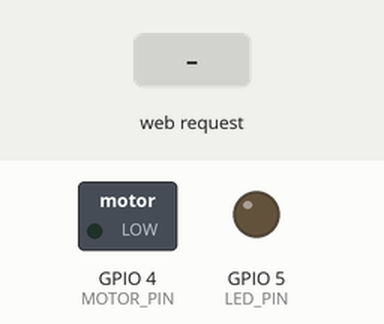
This sketch was run on a simulated ESP32. Parts: switched loads named in the sketch (green lamp = pin HIGH), output pins drawn as LEDs (lit = HIGH). The test bench sets the inputs (shaded band). WiFi joins after 1.5 s; servers stay silent unless stated; what the sketch prints to the serial monitor is not drawn.

Above: at 2.7 s.
2.8 s: HTTP request GET /led/on received
At 3.1 s:
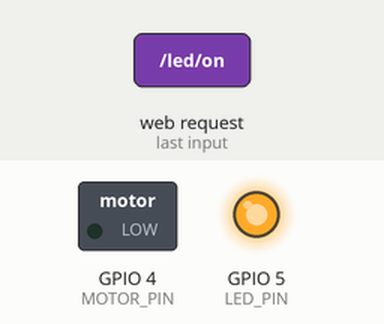
4.3 s: HTTP request GET /motor/on received
At 5.4 s:
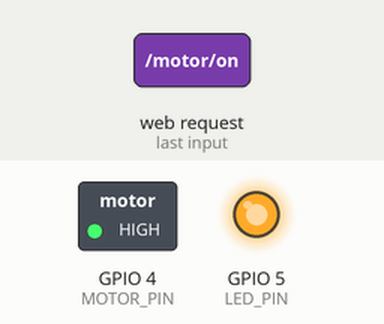
5.8 s: HTTP request GET /led/off received
At 6.6 s:
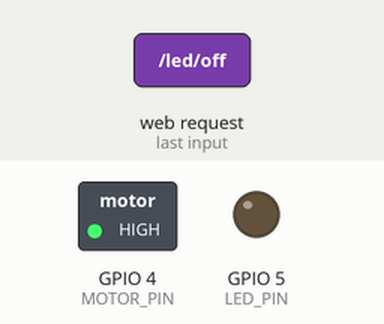
7.3 s: HTTP request GET /motor/off received
At 7.7 s:
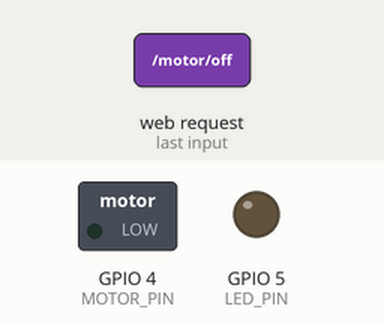
Timing chart, 0 to 9.8 s (numbered marks = the images above; inputs shaded):
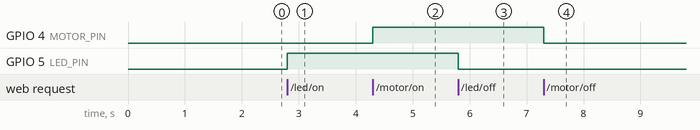

Measured:
- after the input at 2.8 s, GPIO 5 (LED_PIN): LOW → HIGH at once
- after the input at 4.3 s, GPIO 4 (MOTOR_PIN): LOW → HIGH at once
- after the input at 5.8 s, GPIO 5 (LED_PIN): HIGH → LOW at once
- after the input at 7.3 s, GPIO 4 (MOTOR_PIN): HIGH → LOW at once

The sketch:

ollama_wifi_web_server_comm_esp32.ino
```cpp
#include <WiFi.h>
#include <WebServer.h>

const char* ssid = "Galaxy S24 Ultra 0997";
const char* password = "Lukas@92";   // change it — the old one is public now

WebServer server(80);

#define LED_PIN 5
#define MOTOR_PIN 4

void ledOn()    { digitalWrite(LED_PIN, HIGH);   server.send(200, "text/plain", "LED ON"); }
void ledOff()   { digitalWrite(LED_PIN, LOW);    server.send(200, "text/plain", "LED OFF"); }
void motorOn()  { digitalWrite(MOTOR_PIN, HIGH); server.send(200, "text/plain", "MOTOR ON"); }
void motorOff() { digitalWrite(MOTOR_PIN, LOW);  server.send(200, "text/plain", "MOTOR OFF"); }
void notFound() { server.send(404, "text/plain", "Unknown route"); }

void connectWiFi() {
  WiFi.begin(ssid, password);
  Serial.print("Connecting");
  while (WiFi.status() != WL_CONNECTED) { delay(500); Serial.print("."); }
  Serial.print("\nIP: ");
  Serial.println(WiFi.localIP());
}

void setup() {
  Serial.begin(115200);
  pinMode(LED_PIN, OUTPUT);
  pinMode(MOTOR_PIN, OUTPUT);

  connectWiFi();

  server.on("/led/on", ledOn);
  server.on("/led/off", ledOff);
  server.on("/motor/on", motorOn);
  server.on("/motor/off", motorOff);
  server.onNotFound(notFound);
  server.begin();
}

void loop() {
  if (WiFi.status() != WL_CONNECTED) connectWiFi();   // hotspot dropped -> rejoin, don't die
  server.handleClient();
}
```
